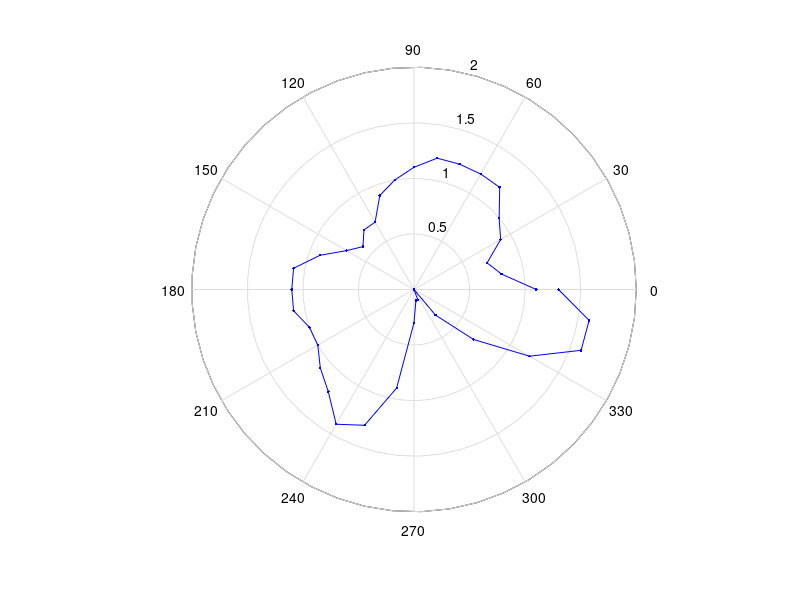

This chart was generated by the following MATLAB code:
%Reflektion

in=[-34.8+35.9
    -35.1+35.9
    -35.2+35.9
    -35.0+35.9
    -34.9+35.9
    -34.7+35.9
    -34.7+35.9
    -34.7+35.9
    -34.7+35.9
    -34.8+35.9
    -34.9+35.9
    -35.0+35.9
    -35.2+35.9
    -35.2+35.9
    -35.3+35.9
    -35.2+35.9
    -35.0+35.9
    -34.8+35.9
    -34.8+35.9
    -34.8+35.9
    -34.9+35.9
    -34.9+35.9
    -34.8+35.9
    -34.7+35.9
    -34.5+35.9
    -34.6+35.9
    -35.0+35.9
    -35.6+35.9
    -35.8+35.9
    -35.8+35.9
    -35.9+35.9
    -35.6+35.9
    -35.2+35.9
    -34.7+35.9
    -34.3+35.9
    -34.3+35.9
    -34.6+35.9];


grad=[0
    10
    20
    30
    40
    50
    60
    70
    80
    90
    100
    110
    120
    130
    140
    150
    160
    170
    180
    190
    200
    210
    220
    230
    240
    250
    260
    270
    280
    290
    300
    310
    320
    330
    340
    350
    360]*2*pi/360;
polar(grad,in,'-b.')
